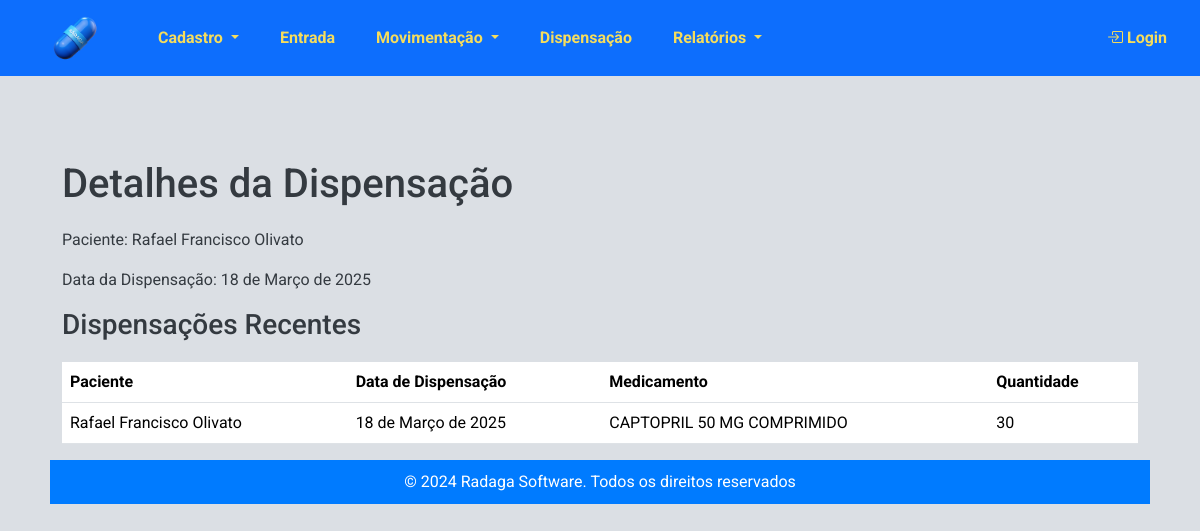
/estoque/estoque/dispensacoes/1/, run on an earlier commit of the app's database.
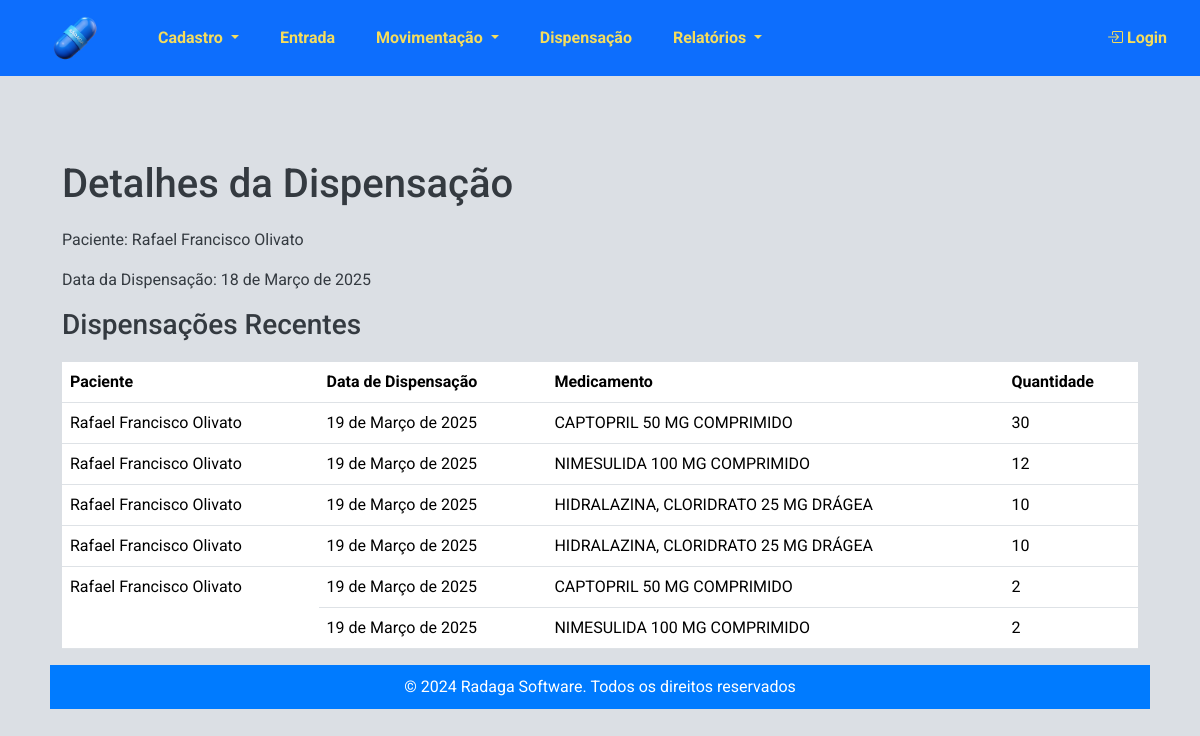
And on a later commit of the database.
### estoque/models.py (models this page shows, shortened)
class Dispensacao(models.Model):
    paciente = models.ForeignKey('Paciente', on_delete=models.CASCADE)
    medico = models.ForeignKey('Medico', on_delete=models.SET_NULL, null=True, blank=True,  verbose_name="Médico")
    outros_prescritores = models.CharField(max_length=255, blank=True, null=True)
    numero_notificacao = models.CharField(max_length=6, blank=True, null=True, verbose_name="Número notificação")
    data_receita = models.DateField(default=timezone.now)
    data_dispensacao = models.DateField(auto_now_add=True)

class Paciente(models.Model):
    nome = models.CharField(max_length=100)
    nome_mae = models.CharField(max_length=100, verbose_name="Nome da mãe")
    cns = models.CharField(max_length=15, unique=True, verbose_name="CNS")
    cpf = models.CharField(max_length=11, unique=True, verbose_name="CPF")
    data_nascimento = models.DateField()

class DispensacaoMedicamento(models.Model):
    dispensacao = models.ForeignKey('Dispensacao', related_name='medicamentos', on_delete=models.CASCADE)
    medicamento = models.ForeignKey('Medicamento', on_delete=models.CASCADE)
    quantidade = models.PositiveIntegerField()

class Medicamento(models.Model):
    LISTA_CHOICES = [
        ('A', 'Lista A'),
        ('B', 'Lista B'),
        ('C', 'Lista C'),
    ]
    codigo_identificacao = models.CharField(max_length=100, blank=True, null=True)
    nome = models.CharField(max_length=255, blank=True, null=True)
    psicotropico = models.CharField(max_length=1, choices=LISTA_CHOICES, blank=True, null=True, verbose_name="Psicotrópico")

### estoque/views.py (the view)
# urls.py: path('dispensacoes/<int:id>/', views.detalhes_dispensacao, name='detalhes_dispensacao'),
def detalhes_dispensacao(request, id):
    dispensacao = Dispensacao.objects.get(id=id)
    dispensacoes_recentes = Dispensacao.objects.order_by("-data_dispensacao")[:5]
    context = {
        "dispensacao": dispensacao,
        "dispensacoes_recentes": dispensacoes_recentes,
    }
    return render(request, "estoque/detalhes_dispensacao.html", context)

### estoque/templates/estoque/detalhes_dispensacao.html
{% extends 'estoque/base.html' %}
{% block content %}
<div class="container">
    <h1>Detalhes da Dispensação</h1>
    <p>Paciente: {{ dispensacao.paciente.nome }}</p>
    <p>Data da Dispensação: {{ dispensacao.data_dispensacao }}</p>
    <h3>Dispensações Recentes</h3>
    <table class="table">
        <thead>
            <tr>
                <th>Paciente</th>
                <th>Data de Dispensação</th>
                <th>Medicamento</th>
                <th>Quantidade</th>
            </tr>
        </thead>
        <tbody>
            {% for dispensacao in dispensacoes_recentes %}
                {% for item in dispensacao.medicamentos.all %}
                    <tr>
                        {% if forloop.first %}
                            <td rowspan="{{ dispensacao.medicamentos.count }}">{{ dispensacao.paciente.nome }}</td>
                        {% endif %}
                        <td>{{ dispensacao.data_dispensacao }}</td>
                        <td>{{ item.medicamento.nome }}</td>
                        <td>{{ item.quantidade }}</td>
                    </tr>
                {% endfor %}
            {% empty %}
                <tr>
                    <td colspan="4">Nenhuma dispensação registrada ainda.</td>
                </tr>
            {% endfor %}
        </tbody>
    </table>
{% endblock %}

What changed in the data, as far as the page shows it:
no longer on this page (row unchanged): Dispensacao: paciente.nome "Rafael Francisco Olivato", data_dispensacao "18 de Março de 2025"
no longer on this page (row unchanged): DispensacaoMedicamento: medicamento.nome "CAPTOPRIL 50 MG COMPRIMIDO", quantidade "30"
added Dispensacao: paciente.nome "Rafael Francisco Olivato", data_dispensacao "19 de Março de 2025"
added DispensacaoMedicamento: medicamento.nome "CAPTOPRIL 50 MG COMPRIMIDO", quantidade "30"
added Dispensacao: paciente.nome "Rafael Francisco Olivato", data_dispensacao "19 de Março de 2025"
added DispensacaoMedicamento: medicamento.nome "NIMESULIDA 100 MG COMPRIMIDO", quantidade "12"
added Dispensacao: paciente.nome "Rafael Francisco Olivato", data_dispensacao "19 de Março de 2025"
added DispensacaoMedicamento: medicamento.nome "HIDRALAZINA, CLORIDRATO 25 MG DRÁGEA", quantidade "10"
added Dispensacao: paciente.nome "Rafael Francisco Olivato", data_dispensacao "19 de Março de 2025"
added DispensacaoMedicamento: medicamento.nome "HIDRALAZINA, CLORIDRATO 25 MG DRÁGEA", quantidade "10"
added Dispensacao: paciente.nome "Rafael Francisco Olivato", data_dispensacao "19 de Março de 2025"
added DispensacaoMedicamento: medicamento.nome "CAPTOPRIL 50 MG COMPRIMIDO", quantidade "2"
added DispensacaoMedicamento: medicamento.nome "NIMESULIDA 100 MG COMPRIMIDO", quantidade "2"
